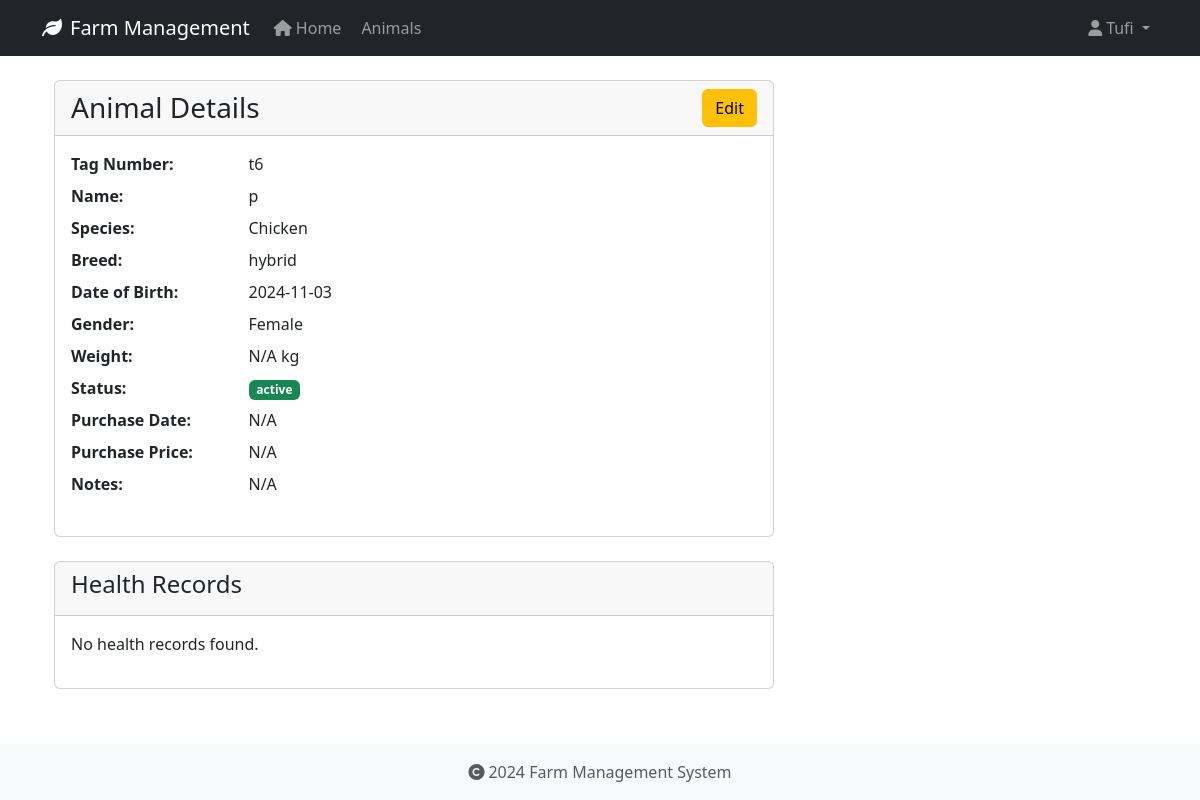
/animals/4 (signed in), run on an earlier commit of the app's database.
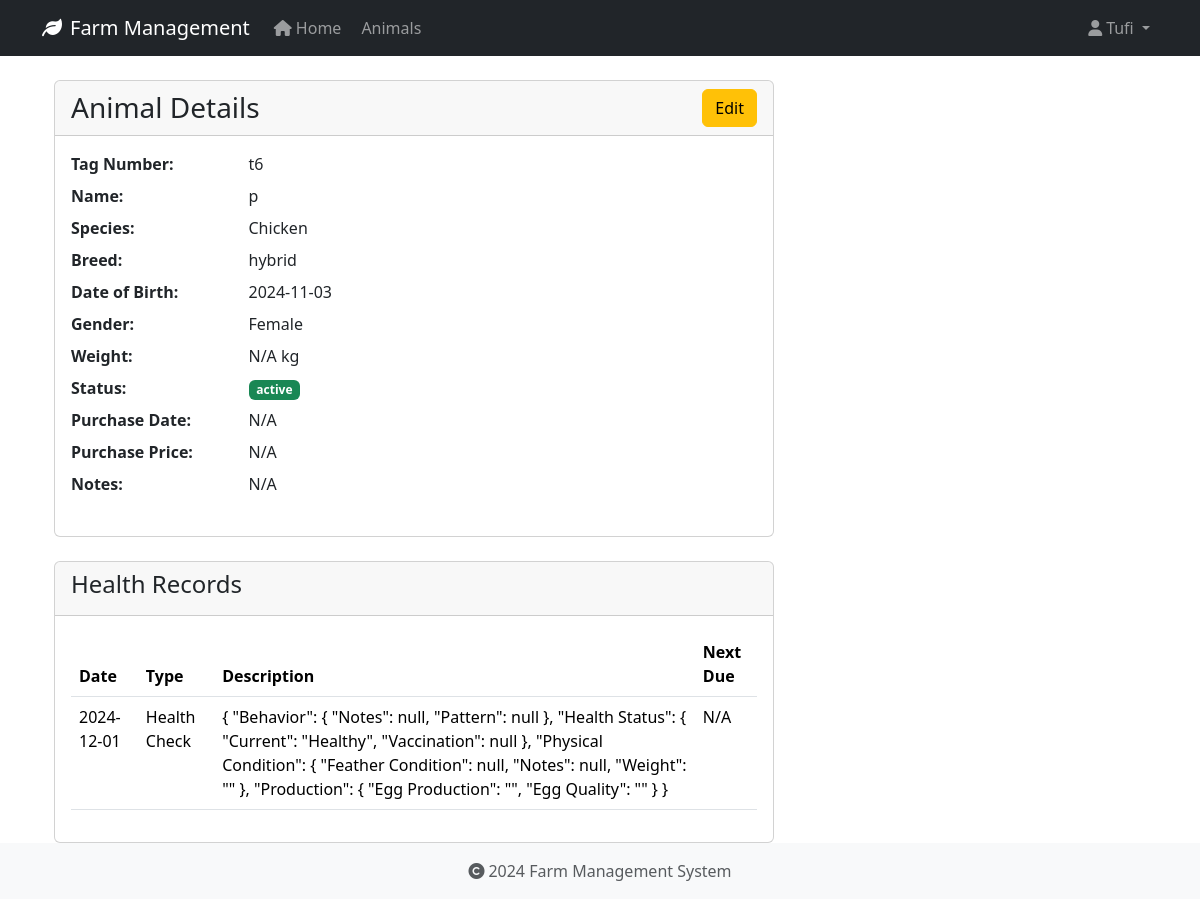
And on a later commit of the database.
### app/models/user.py (models this page shows, shortened)
class User(UserMixin, db.Model):
    id = db.Column(db.Integer, primary_key=True)
    username = db.Column(db.String(80), unique=True, nullable=False)
    email = db.Column(db.String(120), unique=True, nullable=False)
    password_hash = db.Column(db.String(128))
    role = db.Column(db.String(20), default='user')
    created_at = db.Column(db.DateTime, default=datetime.utcnow)
    last_login = db.Column(db.DateTime)
    is_active = db.Column(db.Boolean, default=True)
    first_name = db.Column(db.String(50))
    last_name = db.Column(db.String(50))
    reset_token = db.Column(db.String(100), unique=True)  # Store password reset token
    reset_token_expiration = db.Column(db.DateTime)       # Store token expiration time

### app/models/animal.py (models this page shows, shortened)
class Animal(db.Model):
    id = db.Column(db.Integer, primary_key=True)
    tag_number = db.Column(db.String(50), unique=True, nullable=False, index=True)
    name = db.Column(db.String(100), nullable=True)  # Explicitly mark as nullable
    species = db.Column(db.String(50), nullable=False, index=True)
    breed = db.Column(db.String(50), nullable=True)
    date_of_birth = db.Column(db.Date, nullable=True)
    gender = db.Column(db.String(20), nullable=True)
    weight = db.Column(db.Float, nullable=True)
    status = db.Column(db.String(20), default='active', nullable=False)
    purchase_date = db.Column(db.Date, nullable=True)
    purchase_price = db.Column(db.Float, nullable=True)
    notes = db.Column(db.Text, nullable=True)
    created_at = db.Column(db.DateTime, default=datetime.utcnow, nullable=False)
    updated_at = db.Column(db.DateTime, default=datetime.utcnow, onupdate=datetime.utcnow, nullable=False)
    wool_type = db.Column(db.String(50), nullable=True)
    last_shearing = db.Column(db.Date, nullable=True)
    fleece_weight = db.Column(db.Float, nullable=True)
    wool_grade = db.Column(db.String(20), nullable=True)
    lambing_status = db.Column(db.String(50), nullable=True)
    lambing_date = db.Column(db.Date, nullable=True)
    milk_production = db.Column(db.Float, nullable=True)
    last_milking = db.Column(db.Date, nullable=True)  # Changed from DateTime to Date
    milk_quality = db.Column(db.String(20), nullable=True)
    calving_status = db.Column(db.String(50), nullable=True)
    calving_date = db.Column(db.Date, nullable=True)
    milk_fat_content = db.Column(db.Float, nullable=True)
    egg_production = db.Column(db.Integer, nullable=True)
    egg_color = db.Column(db.String(20), nullable=True)
    comb_type = db.Column(db.String(20), nullable=True)
    laying_status = db.Column(db.String(20), nullable=True)
    last_laying_date = db.Column(db.Date, nullable=True)
    egg_size = db.Column(db.String(20), nullable=True)
    category = db.Column(db.String(50), nullable=True)
    special_needs = db.Column(db.Text, nullable=True)
    diet_requirements = db.Column(db.Text, nullable=True)
    habitat = db.Column(db.String(100), nullable=True)
    health_records = db.relationship('HealthRecord', backref='animal', lazy=True, cascade='all, delete-orphan')

class HealthRecord(db.Model):
    id = db.Column(db.Integer, primary_key=True)
    animal_id = db.Column(db.Integer, db.ForeignKey('animal.id', ondelete='CASCADE'), nullable=False)
    record_type = db.Column(db.String(50), nullable=False)  # Made nullable=False
    date = db.Column(db.Date, nullable=False)
    description = db.Column(db.Text, nullable=True)
    treatment = db.Column(db.Text, nullable=True)
    cost = db.Column(db.Float, nullable=True)
    next_due_date = db.Column(db.Date, nullable=True)
    created_at = db.Column(db.DateTime, default=datetime.utcnow, nullable=False)
    created_by_id = db.Column(db.Integer, db.ForeignKey('user.id', ondelete='SET NULL'), nullable=True)

### app/routes/animals.py (the view)
@bp.route('/<int:id>')
@login_required
def view(id):
    animal = Animal.query.get_or_404(id)
    return render_template('animals/view.html', animal=animal)

### app/models/user.py (called while the page is built)
@login_manager.user_loader
def load_user(user_id):
    return User.query.get(int(user_id))

### app/templates/animals/view.html (shortened to what this page needs)
{% extends "base.html" %}
{% block content %}
<div class="container">
    <div class="row">
        <div class="col-md-8">
            <div class="card">
                <div class="card-header">
                    <div class="d-flex justify-content-between align-items-center">
                        <h3 class="card-title mb-0">Animal Details</h3>
                        <a href="{{ url_for('animals.edit', id=animal.id) }}" class="btn btn-warning">Edit</a>
                    </div>
                </div>
                <div class="card-body">
                    <dl class="row">
                        <dt class="col-sm-3">Tag Number:</dt>
                        <dd class="col-sm-9">{{ animal.tag_number }}</dd>
                        <dt class="col-sm-3">Name:</dt>
                        <dd class="col-sm-9">{{ animal.name or 'N/A' }}</dd>
                        <dt class="col-sm-3">Species:</dt>
                        <dd class="col-sm-9">{{ animal.species }}</dd>
                        <dt class="col-sm-3">Breed:</dt>
                        <dd class="col-sm-9">{{ animal.breed or 'N/A' }}</dd>
                        <dt class="col-sm-3">Date of Birth:</dt>
                        <dd class="col-sm-9">{{ animal.date_of_birth.strftime('%Y-%m-%d') if animal.date_of_birth else 'N/A' }}</dd>
                        <dt class="col-sm-3">Gender:</dt>
                        <dd class="col-sm-9">{{ animal.gender or 'N/A' }}</dd>
                        <dt class="col-sm-3">Weight:</dt>
                        <dd class="col-sm-9">{{ animal.weight|round(2) if animal.weight else 'N/A' }} kg</dd>
                        <dt class="col-sm-3">Status:</dt>
                        <dd class="col-sm-9">
                            <span class="badge {% if animal.status == 'active' %}bg-success{% else %}bg-secondary{% endif %}">
                                {{ animal.status }}
                            </span>
                        </dd>
                        <dt class="col-sm-3">Purchase Date:</dt>
                        <dd class="col-sm-9">{{ animal.purchase_date.strftime('%Y-%m-%d') if animal.purchase_date else 'N/A' }}</dd>
                        <dt class="col-sm-3">Purchase Price:</dt>
                        <dd class="col-sm-9">{{ animal.purchase_price|round(2) if animal.purchase_price else 'N/A' }}</dd>
                        <dt class="col-sm-3">Notes:</dt>
                        <dd class="col-sm-9">{{ animal.notes or 'N/A' }}</dd>
                    </dl>
                </div>
            </div>
            <div class="card mt-4">
                <div class="card-header">
                    <h4>Health Records</h4>
                </div>
                <div class="card-body">
                    {% if animal.health_records %}
                        <table class="table">
                            <thead>
                                <tr>
                                    <th>Date</th>
                                    <th>Type</th>
                                    <th>Description</th>
                                    <th>Next Due</th>
                                </tr>
                            </thead>
                            <tbody>
                                {% for record in animal.health_records %}
                                <tr>
                                    <td>{{ record.date.strftime('%Y-%m-%d') }}</td>
                                    <td>{{ record.record_type }}</td>
                                    <td>{{ record.description }}</td>
                                    <td>{{ record.next_due_date.strftime('%Y-%m-%d') if record.next_due_date else 'N/A' }}</td>
                                </tr>
                                {% endfor %}
                            </tbody>
                        </table>
                    {% else %}
                        <p>No health records found.</p>
                    {% endif %}
                </div>
            </div>
        </div>
    </div>
</div>
{% endblock %}

### app/templates/base.html (shortened to what this page needs)
<!DOCTYPE html>
<html lang="en">
<head>
    <link rel="stylesheet" href="https://cdn.jsdelivr.net/npm/bootstrap@5.3.2/dist/css/bootstrap.min.css">
    <link rel="stylesheet" href="https://cdnjs.cloudflare.com/ajax/libs/font-awesome/6.0.0/css/all.min.css">
    <link rel="stylesheet" href="{{ url_for('static', filename='css/main.css') }}">
</head>
<body>
    <nav class="navbar navbar-expand-lg navbar-dark bg-dark">
        <div class="container">
            <a class="navbar-brand" href="{{ url_for('main.index') }}">
                <i class="fas fa-leaf me-2"></i>Farm Management
            </a>
            <div class="collapse navbar-collapse" id="navbarNav">
                <ul class="navbar-nav">
                    <li class="nav-item">
                        <a class="nav-link" href="{{ url_for('main.index') }}">
                            <i class="fas fa-home me-1"></i>Home
                        </a>
                    </li>
                    <li class="nav-item">
                        <a class="nav-link" href="{{ url_for('animals.index') }}">
                            Animals
                        </a>
                    </li>
                </ul>
                <ul class="navbar-nav ms-auto">
                    {% if current_user.is_authenticated %}
                        <li class="nav-item dropdown">
                            <a class="nav-link dropdown-toggle" href="#" id="userDropdown" role="button" data-bs-toggle="dropdown">
                                <i class="fas fa-user me-1"></i>{{ current_user.username }}
                            </a>
                        </li>
                    {% endif %}
                </ul>
            </div>
        </div>
    </nav>
    <main class="container mt-4">
        {% block content %}
        {% endblock %}
    </main>
    <footer class="footer mt-auto py-3 bg-light">
        <div class="container text-center">
            <span class="text-muted">
                <i class="fas fa-copyright me-1"></i>2024 Farm Management System
            </span>
        </div>
    </footer>
</body>
</html>

### app/static/css/main.css (style rules this page uses)
body { min-height: 100vh; display: flex; flex-direction: column; }
main { flex: 1 0 auto; }
.footer { flex-shrink: 0; }

What changed in the data, as far as the page shows it:
added HealthRecord: date "2024-12-01", record_type "Health Check", description "{ \"Behavior\": { \"Notes\": null, \"Pattern\": null }, \"Health Status\": { \"Current\": \"Healthy\", \"Vaccination\": null }, \"Physical Condition\": { \"Feather Condition\": null, \"Notes\": null, \"Weight\": \"\" }, \"Production\": { \"Egg Production\": \"\", \"Egg Quality\": \"\" } }", next_due_date "N/A"
Also different on the page:
text no longer shown: "No health records found."
text now shown: "Date Type Description Next Due"
